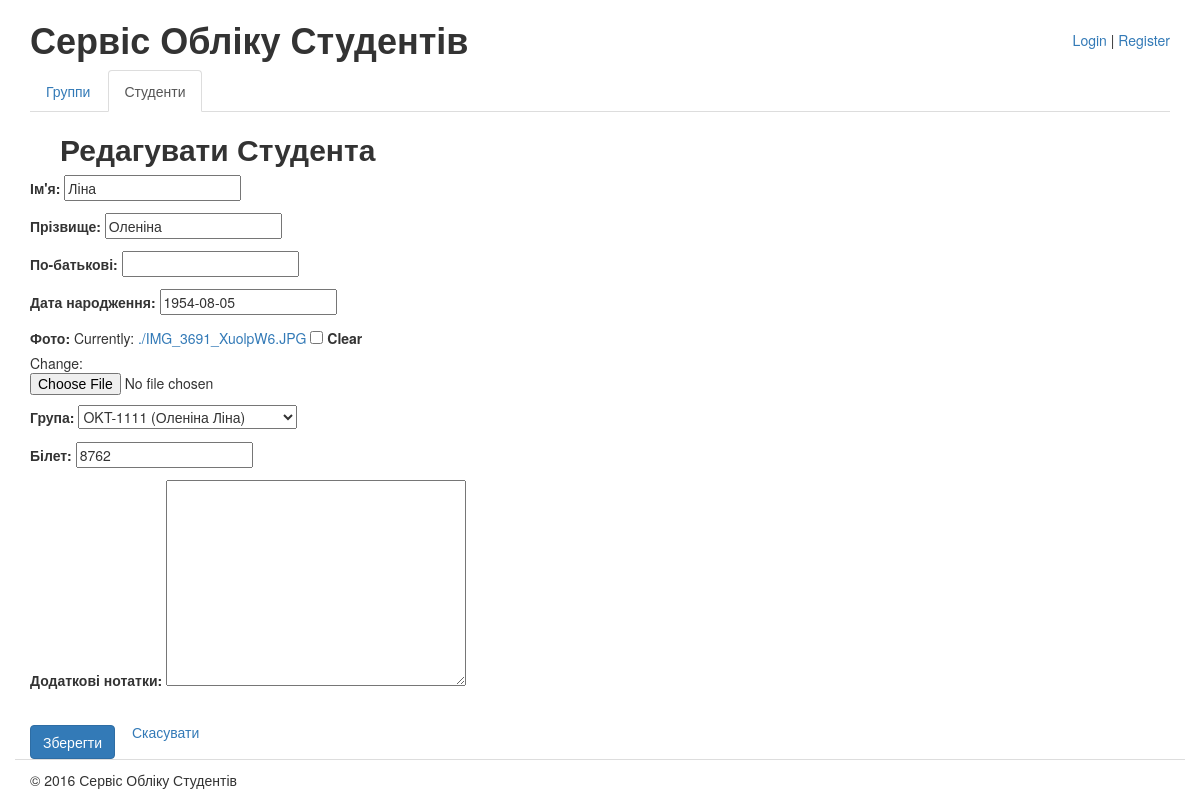
Page /students/1/edit/ on the committed database.
### testdb/models.py (models this page shows, shortened)
class Student(models.Model):
	class Meta(object):
		verbose_name = u"Студент"
		verbose_name_plural = u"Студенти"
	first_name = models.CharField(
		max_length=256,
		blank=False,
		verbose_name=u"Ім'я")
	last_name = models.CharField(
		max_length=256,
		blank=False,
		verbose_name=u"Прізвище")
	middle_name = models.CharField(
		max_length=256,
		blank=True,
		verbose_name=u"По-батькові",
		default='')
	birthday = models.DateField(
        blank=False,
        verbose_name=u"Дата народження",
        null=True)
	photo = models.ImageField(
        blank=True,
        verbose_name=u"Фото",
        null=True)
	student_group = models.ForeignKey('Group',
		verbose_name=u"Група",
		blank=False,
		null=True,
		on_delete=models.PROTECT)
	ticket = models.CharField(
        max_length=256,
        blank=False,
        verbose_name=u"Білет")
	notes = models.TextField(
        blank=True,
		verbose_name=u"Додаткові нотатки")

### testdb/views/students.py (the view, shortened to what this page needs)
# urls.py: url(r'^students/(?P<pk>\d+)/edit/$', StudentUpdateView.as_view(), name='students_edit'),
class StudentUpdateView(UpdateView):
	model = Student
	fields = '__all__'
	template_name = 'students/students_edit.html'

### testdb/models.py (called while the page is built)
	def __unicode__(self):
		return u"%s (%s %s)" % (self.title, self.leader.last_name, self.leader.first_name)

### testdb/templates/students/students_edit.html (shortened to what this page needs)
{% extends "students/base.html" %}
{% load static from staticfiles %}
{% block title %}Редагувати Студента{% endblock title %}
{% block content %}
<form action="{% url "students_edit" object.id %}" method="post" enctype="multipart/form-data">
	{{ form.as_p }}
	<input type="submit" value="Зберегти" name="add_button" class="btn btn-primary" />
	<button type="submit" name="cancel_button" value="Скасувати" class="btn btn-link">Скасувати</button>
{% endblock content %}

### testdb/static/css/main.css (style rules this page uses)
.btn-primary { margin-top: 20px; }
textarea, select, input { max-width: 300px; }

### rows in the picture
Student: first_name "Ліна", last_name "Оленіна"
Student: birthday "1954-08-05", student_group "OKT-1111 (Оленіна Ліна)", ticket "8762"
